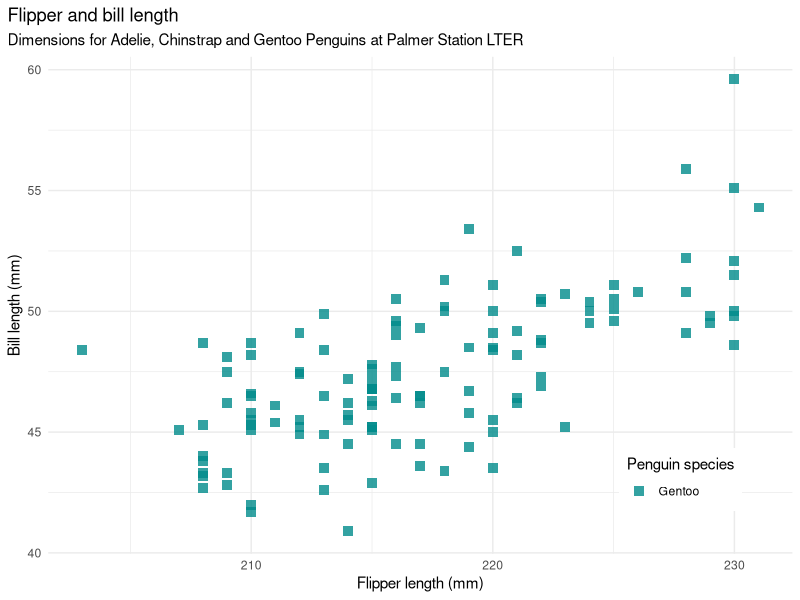

Write the R code that produced this figure. (Note: this script raises an error after producing the figure.)
## ---- chunk 1
knitr::opts_knit$set(root.dir = here::here())
knitr::opts_chunk$set(echo = FALSE, message = FALSE, warning = FALSE)

library("tidyverse")
library("palmerpenguins")

## ---- chunk 2


## ---- chunk 3
flipper_bill <- penguins %>%
  filter(species == "Gentoo") %>%
  ggplot(aes(x = flipper_length_mm,
             y = bill_length_mm)) +
  geom_point(aes(color = species,
                 shape = species),
             size = 3,
             alpha = 0.8) +
  theme_minimal() +
  scale_color_manual(values = c(
                      "Adelie" = "darkorange", 
                      "Chinstrap" = "purple", 
                      "Gentoo" = "cyan4")) +
  scale_shape_manual(values = c(
                      "Adelie" = 16,
                      "Chinstrap" = 17,
                      "Gentoo" = 15)) +
  labs(title = "Flipper and bill length",
       subtitle = "Dimensions for Adelie, Chinstrap and Gentoo Penguins at Palmer Station LTER",
       x = "Flipper length (mm)",
       y = "Bill length (mm)",
       color = "Penguin species",
       shape = "Penguin species") +
  theme(legend.position = c(0.85, 0.15),
        legend.background = element_rect(fill = "white", color = NA),
        plot.title.position = "plot",
        plot.caption = element_text(hjust = 0, face= "italic"),
        plot.caption.position = "plot")

flipper_bill
## ---- chunk 4
by_species_text <- map_chr(
  c("Adelie", "Chinstrap", "Gentoo"),
  ~knitr::knit_expand("docs/penguin-tabs-template.Rmd", pen_species = .x)
)

by_species_tabset_text <- c(
  "## By Species {.tabset}",
  by_species_text
) %>% paste0(collapse = '\n\n\n')
